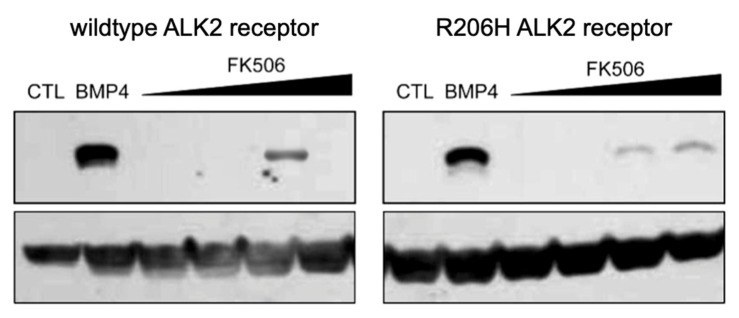
#> input picture examples/alk2_ai_band.jpg, 739 x 318 px
$ python -i bands.py   (imports and definitions only)
#> lines starting #> are read from the running program, lines starting #| are printed output that depends on the picture
### btw/imgio.py
"""Image loading helpers shared by every module."""
from __future__ import annotations

import io
from pathlib import Path

import numpy as np
from PIL import Image, ImageOps


# [10 lines left out: function load_rgb, not called in this run]


def to_gray(im: Image.Image) -> np.ndarray:
    """Float32 grayscale in [0, 255]."""
    return np.asarray(im.convert("L"), dtype=np.float32)


def normalize_polarity(gray: np.ndarray) -> tuple[np.ndarray, bool]:
    """Return an image where bands are dark on a light background.

    Fluorescent blots are often light bands on a dark background. We invert
    those so every downstream step can assume dark bands.
    """
    # Bands are the minority of pixels and sit in one tail of the histogram.
    # If the bright tail is longer than the dark tail, bands are bright.
    p1, p50, p99 = np.percentile(gray, [1, 50, 99])
    inverted = (p99 - p50) > 1.3 * (p50 - p1) and p50 < 140
    return (255.0 - gray if inverted else gray), bool(inverted)


# [6 lines left out: function png_bytes, not called in this run]

### btw/bands.py
"""Find bands (and the lanes they sit in) inside a western blot panel.

A band is a horizontal blob that is darker than the local background. We
estimate the background with a large median filter, threshold the darkness
map with Otsu, and keep connected components that look like bands.
"""
from __future__ import annotations

from dataclasses import dataclass, asdict

import cv2
import numpy as np

from .imgio import normalize_polarity


@dataclass
class Band:
    id: int
    x: int
    y: int
    w: int
    h: int
    darkness: float  # mean darkness above background, 0..255

    def box(self) -> tuple[int, int, int, int]:
        return self.x, self.y, self.x + self.w, self.y + self.h

    def to_dict(self) -> dict:
        d = asdict(self)
        return {k: (float(v) if k == "darkness" else int(v)) for k, v in d.items()}


def background(gray: np.ndarray) -> np.ndarray:
    """Membrane background with dark horizontal bands removed.

    Grey closing with a vertical line removes any dark feature shorter than
    the line, whatever its width, which is exactly what a band is. A light
    smoothing afterwards suppresses the blockiness of the closing.
    """
    h, w = gray.shape
    L = int(np.clip(h // 3, 9, 61)) | 1
    g8 = np.clip(gray, 0, 255).astype(np.uint8)
    se = cv2.getStructuringElement(cv2.MORPH_RECT, (1, L))
    bg = cv2.morphologyEx(g8, cv2.MORPH_CLOSE, se)
    bg = cv2.morphologyEx(bg, cv2.MORPH_CLOSE, cv2.getStructuringElement(cv2.MORPH_RECT, (5, 1)))
    k = int(np.clip(min(h, w) // 10, 5, 31)) | 1
    return cv2.GaussianBlur(bg.astype(np.float32), (k, k), 0)


def darkness_map(gray: np.ndarray) -> np.ndarray:
    g, _ = normalize_polarity(gray)
    bg = np.maximum(background(g), g)  # background can only be lighter than bands
    return np.clip(bg - g, 0, 255)


def find_bands(gray: np.ndarray, min_w: int = 6, min_h: int = 2,
               max_frac: float = 0.6) -> list[Band]:
    """Detect bands: lane profile method first, blob method as a fallback."""
    bands = find_bands_lanes(gray, min_w, min_h)
    if len(bands) >= 2:
        return bands
    return find_bands_blobs(gray, min_w, min_h, max_frac)


def find_bands_lanes(gray: np.ndarray, min_w: int = 6, min_h: int = 2) -> list[Band]:
    """Gel analyzer style: lanes from the column profile, bands from row peaks."""
    from scipy.ndimage import gaussian_filter1d
    from scipy.signal import find_peaks, peak_widths
    h, w = gray.shape
    if h < 10 or w < 20:
        return []
    d = cv2.GaussianBlur(darkness_map(gray), (3, 3), 0)
    noise = float(np.median(np.abs(d - np.median(d)))) * 1.4826 + 1e-3
    floor = max(8.0, 4.0 * noise)
    # Lane centers: peaks of the column profile of the darkest rows.
    colp = np.percentile(d, 90, axis=0)
    colp = gaussian_filter1d(colp, max(1.0, w / 200))
    if colp.max() < floor:
        return []
    min_lane = max(6, w // 40)
    peaks, _ = find_peaks(colp, height=floor * 0.6, distance=min_lane,
                          prominence=0.03 * (colp.max() - colp.min()) + 1e-6)
    if len(peaks) == 0:
        return []
    # Lane boundaries: midpoints (valley minima) between neighbouring peaks.
    bounds = [0]
    for a, b in zip(peaks[:-1], peaks[1:]):
        bounds.append(int(a + np.argmin(colp[a:b + 1])))
    bounds.append(w)
    bands: list[Band] = []
    for li, pc in enumerate(peaks):
        lx0, lx1 = bounds[li], bounds[li + 1]
        # Central part of the lane avoids neighbour bleed.
        cw = max(2, int((lx1 - lx0) * 0.3))
        rowp = d[:, max(lx0, pc - cw):min(lx1, pc + cw + 1)].mean(axis=1)
        rowp = gaussian_filter1d(rowp, 0.8)
        rp, props = find_peaks(rowp, height=floor, prominence=max(floor * 0.6, 0.08 * rowp.max()),
                               distance=3)
        if len(rp) == 0:
            continue
        widths = peak_widths(rowp, rp, rel_height=0.5)
        for k, r in enumerate(rp):
            lo = 0 if k == 0 else int(rp[k - 1] + np.argmin(rowp[rp[k - 1]:r + 1]))
            hi = h if k == len(rp) - 1 else int(r + np.argmin(rowp[r:rp[k + 1] + 1]))
            y0 = max(lo, int(np.floor(widths[2][k]))); y1 = min(hi, int(np.ceil(widths[3][k])) + 1)
            y0, y1 = max(0, y0), min(h, max(y1, y0 + min_h))
            if (y0 <= 1 or y1 >= h - 1) and (y1 - y0) <= 4:
                continue  # frame line at the panel edge
            # Horizontal extent: columns in the lane where this band row is dark.
            strip = d[y0:y1, lx0:lx1].mean(axis=0)
            on = strip > max(floor * 0.7, 0.35 * strip.max())
            # Keep the contiguous run that contains the lane center.
            c = min(max(pc - lx0, 0), len(on) - 1)
            if not on[c]:
                idx = np.nonzero(on)[0]
                if idx.size == 0:
                    continue
                c = int(idx[np.argmin(np.abs(idx - c))])
            a = c
            while a > 0 and on[a - 1]:
                a -= 1
            b = c
            while b < len(on) - 1 and on[b + 1]:
                b += 1
            x0, x1 = lx0 + a, lx0 + b + 1
            bw, bh = x1 - x0, y1 - y0
            if bw < min_w or bh < min_h or bw > 0.5 * w or bh > 0.6 * h:
                continue
            if bw < 0.8 * bh:
                continue
            bands.append(Band(len(bands), x0, y0, bw, bh, float(d[y0:y1, x0:x1].mean())))
    return bands


# [107 lines left out: functions find_bands_blobs, _valleys, _split_lanes_and_rows, lanes_from_bands, blot_likeness, not called in this run]

>>> import cv2
>>> picture = cv2.imread('../examples/alk2_ai_band.jpg', cv2.IMREAD_GRAYSCALE)
#> picture: shape (318, 739); min 0, max 255, mean 201.5
>>> result = find_bands(picture)
#> in normalize_polarity, `p1, p50, p99 = np.percentile(gray, [1, 50, 99])`: p1 = 0; p50 = 226; p99 = 255
#> in normalize_polarity, `inverted = (p99 - p50) > 1.3 * (p50 - p1) and p50 < 140`: inverted = False
#> in background, `bg = cv2.morphologyEx(g8, cv2.MORPH_CLOSE, se)`:
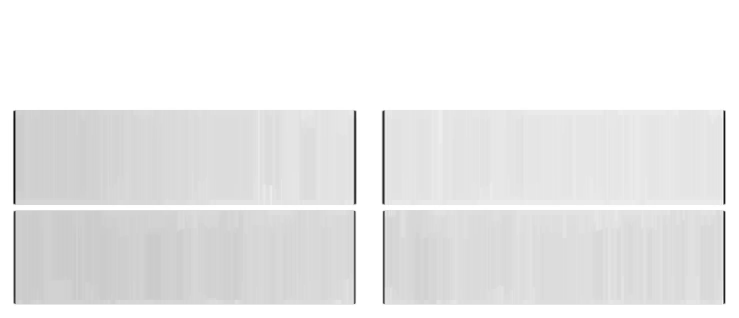
#> bg: shape (318, 739); min 17, max 255, mean 234.3
#> in background, `return cv2.GaussianBlur(bg.astype(np.float32), (k, k), 0)`:
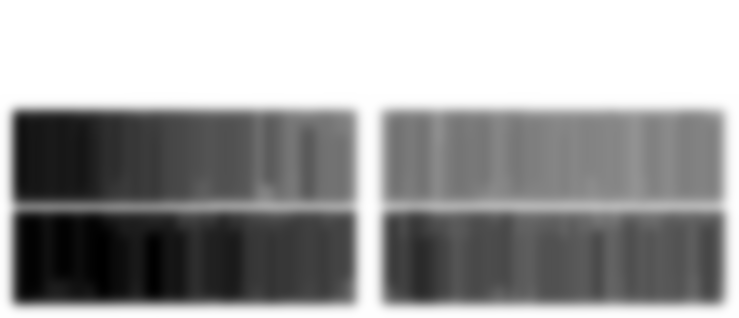
#> returned value: shape (318, 739) float32; min 203.7, max 255, mean 235.5; drawn with min black and max white
#> in darkness_map, `bg = np.maximum(background(g), g)`:
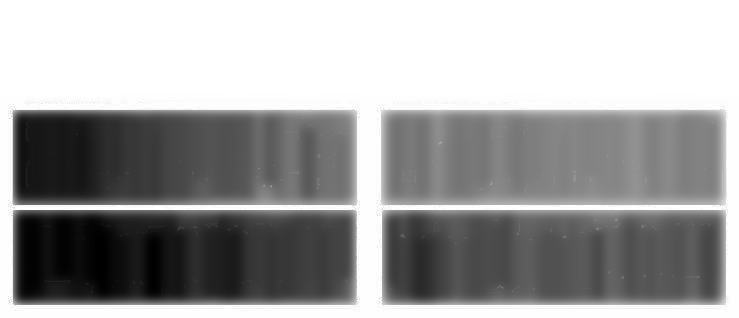
#> bg: shape (318, 739) float32; min 203.7, max 255, mean 236.4; drawn with min black and max white
#> in darkness_map, `return np.clip(bg - g, 0, 255)`:
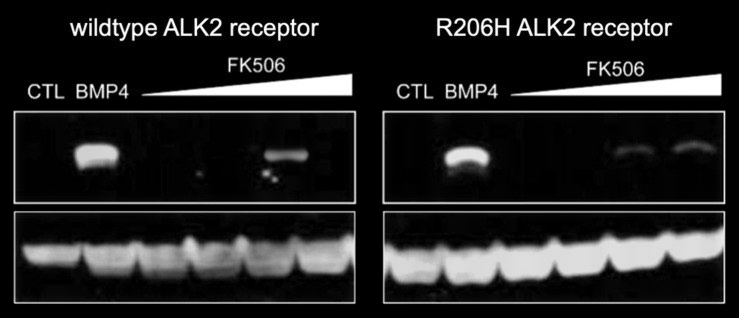
#> returned value: shape (318, 739) float32; min 0, max 255, mean 34.9
#> in find_bands_lanes, `d = cv2.GaussianBlur(darkness_map(gray), (3, 3), 0)`:
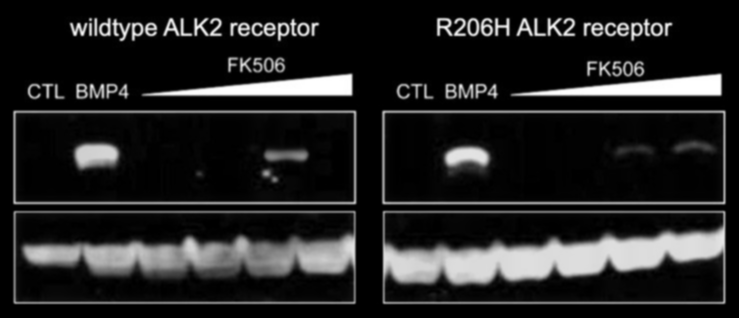
#> d: shape (318, 739) float32; min 0, max 255, mean 34.9
#> in find_bands_lanes, `noise = float(np.median(np.abs(d - np.median(d)))) * 1.4826 + 1e-3`: noise = 4.36
#> in find_bands_lanes, `floor = max(8.0, 4.0 * noise)`: floor = 17.42
#> in find_bands_lanes, `colp = np.percentile(d, 90, axis=0)`: colp = 739 values, max 222 at index 691, min 3.05e-05 at index 0, mean 149.1
#> in find_bands_lanes, `colp = gaussian_filter1d(colp, max(1.0, w / 200))`: colp = 739 values, max 221.4 at index 691, min 0.0661 at index 738, mean 149.1
#> in find_bands_lanes, `peaks, _ = find_peaks(colp, height=floor * 0.6, distance=min_lane, pro..`: peaks = [15, 47, 100, 149, 170, 196, 242, 345, 404, 477, 525, 588, 647, 691]
#> the loop in find_bands_lanes, `for a, b in zip(peaks[:-1], peaks[1:]):` made 13 passes
#> (a, b) on passes 1 to 12: (15, 47), (47, 100), (100, 149), (149, 170), (170, 196), (196, 242), (242, 345), (345, 404), (404, 477), (477, 525), (525, 588), (588, 647)
#> after the loop in find_bands_lanes, `for a, b in zip(peaks[:-1], peaks[1:]):`: bounds = [0, 21, 65, 138, 159, 179, 225, 257, 369, 433, 501, 553, 608, 666]
#> the loop in find_bands_lanes, `for li, pc in enumerate(peaks):` made 14 passes
#> (pc, lx0, lx1, cw, rp) on passes 1 to 10: (15, 0, 21, 6, [112, 202, 212, 302]), (47, 21, 65, 13, [85, 96, 111, 203, 211, 253, 302]), (100, 65, 138, 21, [24, 91, 111, 154, 203, 211, 252, 302]), (149, 138, 159, 6, [28, 33, 94, 111, 203, 211, 253, 302]), (170, 159, 179, 6, [29, 93, 111, 203, 211, 256, 302]), (196, 179, 225, 13, [34, 92, 111, 203, 211, 251, 302]), (242, 225, 257, 9, [24, 28, 64, 90, 111, 203, 211, 248, 302]), (345, 257, 369, 33, [24, 89, 111, 203, 211, 258, 302]), (404, 369, 433, 19, [85, 96, 111, 203, 211, 262, 302]), (477, 433, 501, 20, [20, 26, 34, 92, 111, 156, 203, 211, 261, 302])
#> after the loop in find_bands_lanes, `for li, pc in enumerate(peaks):`: bands = 91 items; idx = [57, 58, 59]
#> in find_bands, `bands = find_bands_lanes(gray, min_w, min_h)`: bands = 91 items
#> result = 91 items
